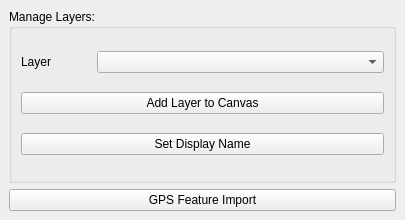
<?xml version="1.0" encoding="UTF-8"?>
<ui version="4.0">
    <class>SpatialUnitManagerWidget</class>
    <widget class="QDockWidget" name="SpatialUnitManagerWidget">
        <property name="geometry">
            <rect>
                <x>0</x>
                <y>0</y>
                <width>405</width>
                <height>220</height>
            </rect>
        </property>
        <property name="sizePolicy">
            <sizepolicy hsizetype="Preferred" vsizetype="Preferred">
                <horstretch>0</horstretch>
                <verstretch>0</verstretch>
            </sizepolicy>
        </property>
        <property name="windowTitle">
            <string>DockWidget</string>
        </property>
        <widget class="QWidget" name="dockWidgetContents">
            <layout class="QGridLayout" name="gridLayout_2">
                <item row="1" column="0">
                    <widget class="QPushButton" name="import_gpx_file_button">
                        <property name="text">
                            <string>GPS Feature Import</string>
                        </property>
                    </widget>
                </item>
                <item row="0" column="0">
                    <widget class="QGroupBox" name="groupBox">
                        <property name="sizeIncrement">
                            <size>
                                <width>0</width>
                                <height>200</height>
                            </size>
                        </property>
                        <property name="title">
                            <string>Manage Layers:</string>
                        </property>
                        <layout class="QGridLayout" name="gridLayout">
                            <item row="0" column="1">
                                <widget class="QComboBox" name="stdm_layers_combo">
                                    <property name="sizeIncrement">
                                        <size>
                                            <width>0</width>
                                            <height>0</height>
                                        </size>
                                    </property>
                                    <property name="minimumContentsLength">
                                        <number>3</number>
                                    </property>
                                    <property name="iconSize">
                                        <size>
                                            <width>16</width>
                                            <height>16</height>
                                        </size>
                                    </property>
                                </widget>
                            </item>
                            <item row="1" column="0" colspan="2">
                                <widget class="QPushButton" name="add_to_canvas_button">
                                    <property name="text">
                                        <string>Add Layer to Canvas</string>
                                    </property>
                                </widget>
                            </item>
                            <item row="2" column="0" colspan="2">
                                <widget class="QPushButton" name="set_display_name_button">
                                    <property name="text">
                                        <string>Set Display Name</string>
                                    </property>
                                </widget>
                            </item>
                            <item row="0" column="0">
                                <widget class="QLabel" name="layerLebel">
                                    <property name="maximumSize">
                                        <size>
                                            <width>70</width>
                                            <height>16777215</height>
                                        </size>
                                    </property>
                                    <property name="text">
                                        <string>Layer</string>
                                    </property>
                                </widget>
                            </item>
                        </layout>
                    </widget>
                </item>
            </layout>
        </widget>
    </widget>
    <resources/>
    <connections/>
</ui>
